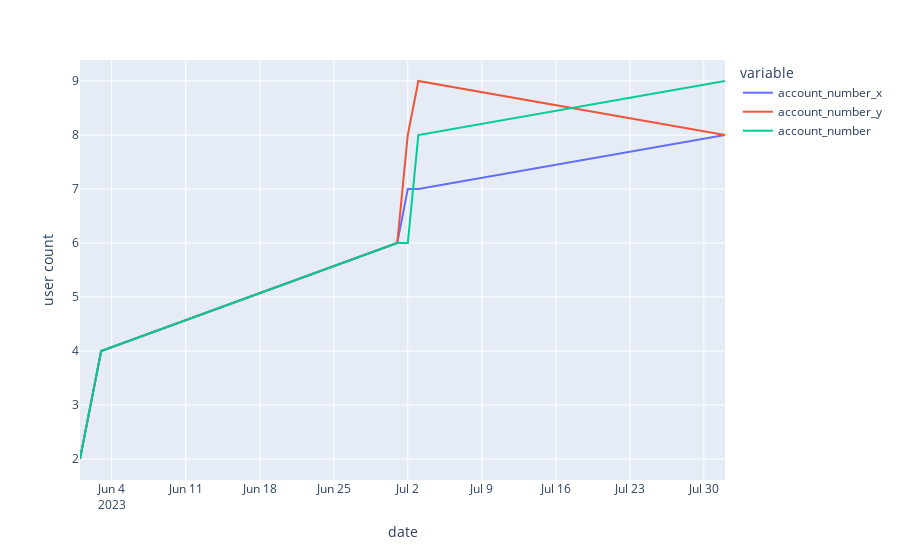

Notebook code cell kept with this figure:
### Code cell
check_balance_df = pd.read_csv('../csv/check_balance.csv')
paynow_transfer_df = pd.read_csv('../csv/paynow_transfer.csv')
scan_to_pay_df = pd.read_csv('../csv/scan_to_pay.csv')

metric_choice="Users"

def process_bank_function(df, metric_choice):
    df['date'] = pd.to_datetime(df['date'], format="%d/%m/%y")
    df.sort_values(by="date", inplace=True)

    if metric_choice == "Users":
        return df.groupby(["date"])['account_number'].nunique().reset_index()
    
    elif metric_choice == "Sessions":
        return df.groupby(["date"]).size().reset_index()
    
final_df = pd.DataFrame({"date": []})
for df in [check_balance_df, paynow_transfer_df, scan_to_pay_df]:
    dff = process_bank_function(df, metric_choice)
    final_df = pd.merge(final_df, dff, on='date', how='outer')

overview_user_metrics_fig = px.line(final_df, x='date', y=final_df.columns)
overview_user_metrics_fig.update_layout(yaxis_title='user count')
overview_user_metrics_fig.update_traces(line={'width': 2})

### Figure 1 — Plotly figure (JSON) as saved in the notebook; plotly's stock layout.template omitted (floating-point values rounded to 4 significant figures)
{"data": [{"hovertemplate": "variable=account_number_x<br>date=%{x}<br>value=%{y}<extra></extra>", "legendgroup": "account_number_x", "line": {"color": "#636efa", "dash": "solid", "width": 2}, "mode": "lines", "name": "account_number_x", "orientation": "v", "showlegend": true, "type": "scatter", "x": ["2023-06-01T00:00:00", "2023-06-02T00:00:00", "2023-06-03T00:00:00", "2023-07-01T00:00:00", "2023-07-02T00:00:00", "2023-07-03T00:00:00", "2023-08-01T00:00:00"], "xaxis": "x", "y": [2, 3, 4, 6, 7, 7, 8], "yaxis": "y"}, {"hovertemplate": "variable=account_number_y<br>date=%{x}<br>value=%{y}<extra></extra>", "legendgroup": "account_number_y", "line": {"color": "#EF553B", "dash": "solid", "width": 2}, "mode": "lines", "name": "account_number_y", "orientation": "v", "showlegend": true, "type": "scatter", "x": ["2023-06-01T00:00:00", "2023-06-02T00:00:00", "2023-06-03T00:00:00", "2023-07-01T00:00:00", "2023-07-02T00:00:00", "2023-07-03T00:00:00", "2023-08-01T00:00:00"], "xaxis": "x", "y": [2, 3, 4, 6, 8, 9, 8], "yaxis": "y"}, {"hovertemplate": "variable=account_number<br>date=%{x}<br>value=%{y}<extra></extra>", "legendgroup": "account_number", "line": {"color": "#00cc96", "dash": "solid", "width": 2}, "mode": "lines", "name": "account_number", "orientation": "v", "showlegend": true, "type": "scatter", "x": ["2023-06-01T00:00:00", "2023-06-02T00:00:00", "2023-06-03T00:00:00", "2023-07-01T00:00:00", "2023-07-02T00:00:00", "2023-07-03T00:00:00", "2023-08-01T00:00:00"], "xaxis": "x", "y": [2, 3, 4, 6, 6, 8, 9], "yaxis": "y"}], "layout": {"legend": {"title": {"text": "variable"}, "tracegroupgap": 0}, "margin": {"t": 60}, "xaxis": {"anchor": "y", "domain": [0, 1], "title": {"text": "date"}}, "yaxis": {"anchor": "x", "domain": [0, 1], "title": {"text": "user count"}}}}
